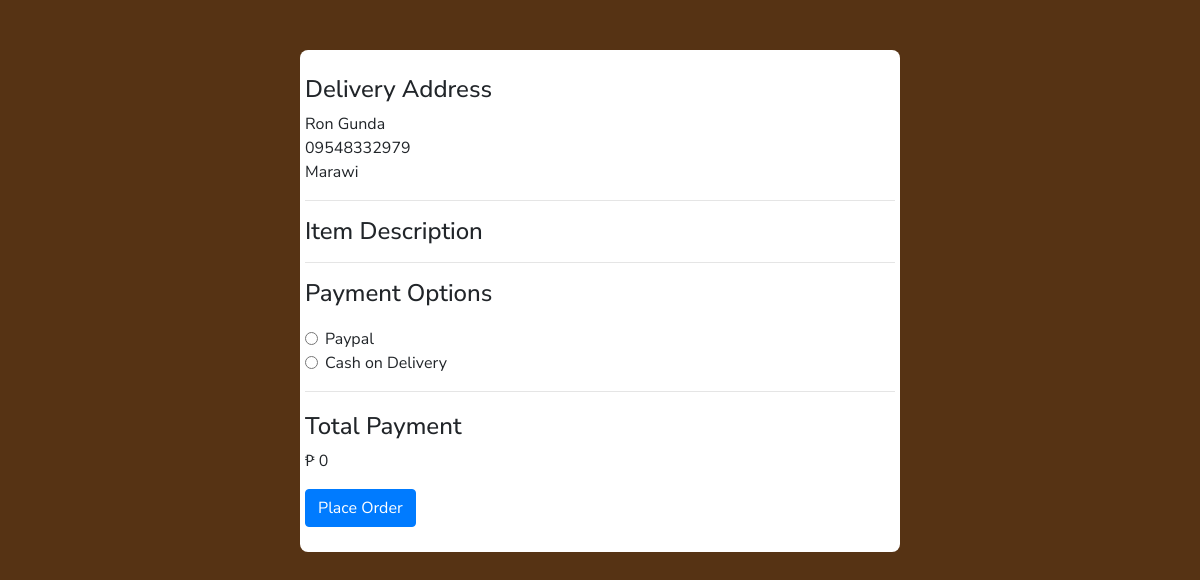
Screenshot of /users_area/payment.php (signed in) with the database file from the repository.
### tables this page shows
CREATE TABLE `user_table` (
  `user_id` int(11) NOT NULL,
  `user_fname` varchar(255) NOT NULL,
  `user_lname` varchar(255) NOT NULL,
  `user_name` varchar(100) NOT NULL,
  `user_email` varchar(100) NOT NULL,
  `user_password` varchar(255) NOT NULL,
  `user_image` varchar(255) NOT NULL,
  `user_ip` varchar(100) NOT NULL,
  `user_address` varchar(255) NOT NULL,
  `user_number` varchar(20) NOT NULL
);

### functions/myfunctions.php (called while the page is built, shortened)
<?php
    function getUserIdFromSession() {
        if (isset($_SESSION['user_id'])) {
            return $_SESSION['user_id'];
        } else {
            return null;
        }
    }
?>

### users_area/payment.php (the view, shortened to what this page needs)
<!DOCTYPE html>
<html lang="en">
<head>
    <link rel="stylesheet" href="https://maxcdn.bootstrapcdn.com/bootstrap/4.5.2/css/bootstrap.min.css">
    <link rel="stylesheet" href="payment.css">
</head>
<body>
    <div class="checkout-container">
        <?php
            include("../functions/myfunctions.php");
            $user_id = getUserIdFromSession() ;
            global $con;
            $select_query = "SELECT * FROM `user_table` WHERE user_id = '$user_id'";
            $result = mysqli_query($con, $select_query);
            $row_data = mysqli_fetch_assoc($result);
            $fname = $row_data['user_fname'];
            $lname = $row_data['user_lname'];
            $phone = $row_data['user_number'];
            $home = $row_data['user_address'];
        ?>
        <h4>Delivery Address</h4>
        <p><?php echo "$fname $lname <br> $phone <br> $home"; ?></p>
        <hr>
        <h4>Item Description</h4>
            <?php
                $total_price = 0;
            ?>
        <hr>
        <h4>Payment Options</h4>
        <div class="payment-options">
            <div class="form-check">
                <input class="form-check-input" type="radio" name="paymentMethod" id="paypalRadio">
                <label class="form-check-label" for="paypalRadio">
                    Paypal
                </label>
            </div>
            <div class="form-check">
                <input class="form-check-input" type="radio" name="paymentMethod" id="codRadio">
                <label class="form-check-label" for="codRadio">
                    Cash on Delivery
                </label>
            </div>
        </div>
        <hr>
        <h4 class="total-section">Total Payment</h4>
        <p>₱ <?php echo $total_price; ?></p>
        <a href="order.php?user_id=<?php echo $user_id ?>"><button class="btn btn-primary">Place Order</button></a>
    </div>
</body>
</html>

### users_area/payment.css (style rules this page uses)
body { margin: 50px 0; padding: 0; box-sizing: border-box; font-family: 'Nunito Sans', sans-serif; text-decoration: none; background:#563314; }
.checkout-container { width: 90%; max-width: 600px; margin: 0 auto; padding: 5px; background-color: #fff; border-radius: 8px; }
.total-section { margin-top: 20px; }
.payment-options { margin-top: 20px; }
h4:first-of-type { margin-top: 20px; }
.btn-primary { margin-bottom: 20px; }

### rows the page displays
user_table: user_fname "Ron", user_lname "Gunda", user_number "09548332979", user_address "Marawi"

### other values shown
$total_price "0"
